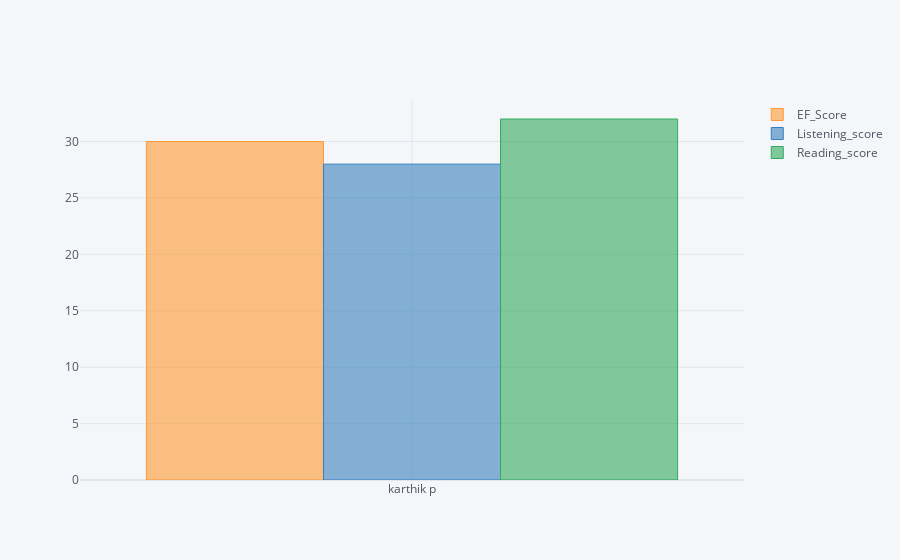

The notebook cell saved with this chart:
### Code cell
a1 = df[df['CEFR_level']=="A1"]
a1[["EF_Score","Listening_score","Reading_score"]].iplot(kind='bar')

### Figure 1 — Plotly figure (JSON) as saved in the notebook; plotly's stock layout.template omitted (floating-point values rounded to 4 significant figures)
{"data": [{"marker": {"color": "rgba(255, 153, 51, 0.6)", "line": {"color": "rgba(255, 153, 51, 1.0)", "width": 1}}, "name": "EF_Score", "orientation": "v", "text": "", "x": ["karthik p"], "y": [30], "type": "bar"}, {"marker": {"color": "rgba(55, 128, 191, 0.6)", "line": {"color": "rgba(55, 128, 191, 1.0)", "width": 1}}, "name": "Listening_score", "orientation": "v", "text": "", "x": ["karthik p"], "y": [28], "type": "bar"}, {"marker": {"color": "rgba(50, 171, 96, 0.6)", "line": {"color": "rgba(50, 171, 96, 1.0)", "width": 1}}, "name": "Reading_score", "orientation": "v", "text": "", "x": ["karthik p"], "y": [32], "type": "bar"}], "layout": {"legend": {"bgcolor": "#F5F6F9", "font": {"color": "#4D5663"}}, "paper_bgcolor": "#F5F6F9", "plot_bgcolor": "#F5F6F9", "title": {"font": {"color": "#4D5663"}}, "xaxis": {"gridcolor": "#E1E5ED", "showgrid": true, "tickfont": {"color": "#4D5663"}, "title": {"font": {"color": "#4D5663"}, "text": ""}, "zerolinecolor": "#E1E5ED"}, "yaxis": {"gridcolor": "#E1E5ED", "showgrid": true, "tickfont": {"color": "#4D5663"}, "title": {"font": {"color": "#4D5663"}, "text": ""}, "zerolinecolor": "#E1E5ED"}}}
